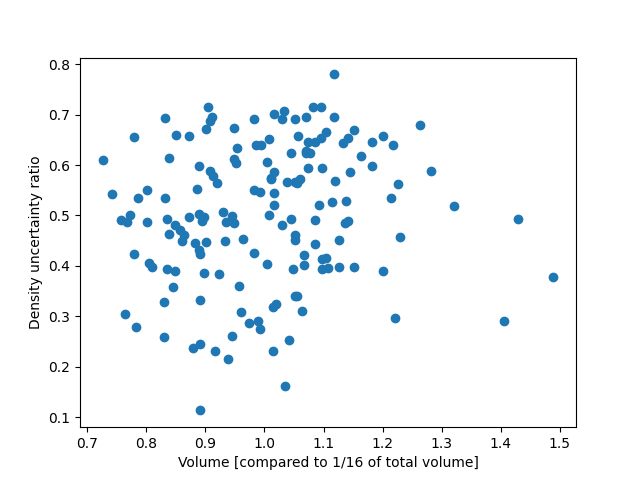

Python code for this plot:
import numpy as np
from matplotlib import pyplot as plt

NUM_DRAWS = 10
FILE_NAMES = "asym-ell-"

scatter_uncs = []
scatter_vols = []

for i in range(NUM_DRAWS):
    with open(FILE_NAMES + str(i) + "-fe.npy", 'rb') as f:
        long_samples = np.load(f)
        long_means = np.mean(long_samples, axis=0)
        high_unc = np.percentile(long_samples, (100 + 68.27) / 2, axis=0) - long_means
        low_unc = long_means - np.percentile(long_samples, (100 - 68.27) / 2, axis=0)
        unc_ratio = (high_unc + low_unc) / 2 / long_means
    print(long_means.shape)
    with open(FILE_NAMES + str(i) + "-grids.npy", 'rb') as f:
        grids = np.load(f)

    total_volume = 0
    volumes = []
    for u, g in zip(unc_ratio, grids):
        volume = np.sum(g)
        total_volume += volume
        scatter_uncs.append(u)
        volumes.append(volume)
    for v in volumes:
        scatter_vols.append(v / total_volume * len(volumes))

plt.figure()
plt.scatter(scatter_vols, scatter_uncs)
plt.xlabel("Volume [compared to 1/16 of total volume]")
plt.ylabel("Density uncertainty ratio")
plt.savefig("scatter.png")
plt.show()